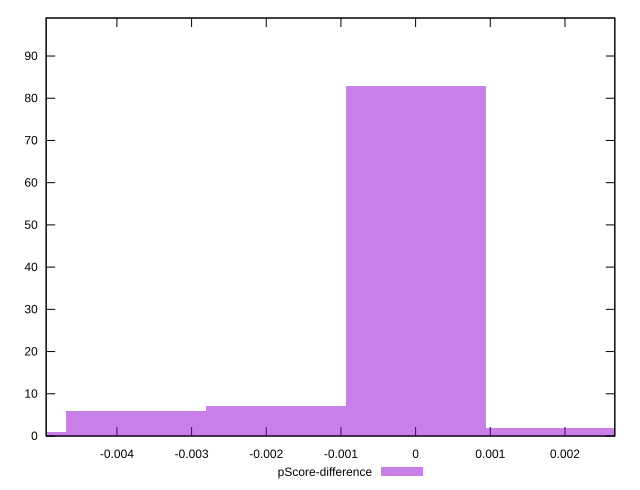

gnuplot code for this plot:
reset

$pScoreDifference <<EOF
0 83
-0.001872457401737028 7
-0.003744914803474056 6
0.001872457401737028 2
-0.005617372205211084 1
EOF

set key outside below
set boxwidth 0.001872457401737028
set xrange [-0.004947777777777773:0.0026677777777778244]
set yrange [0:99]
set trange [0:99]
set style fill transparent solid 0.5 noborder
set terminal svg size 640, 490 enhanced background rgb 'white'
set output "reports/report_00027_2021-02-24T12-40-31.850Z/uses-rel-preconnect/samples/card/pScore-difference/histogram.svg"

plot $pScoreDifference title "pScore-difference" with boxes

reset
